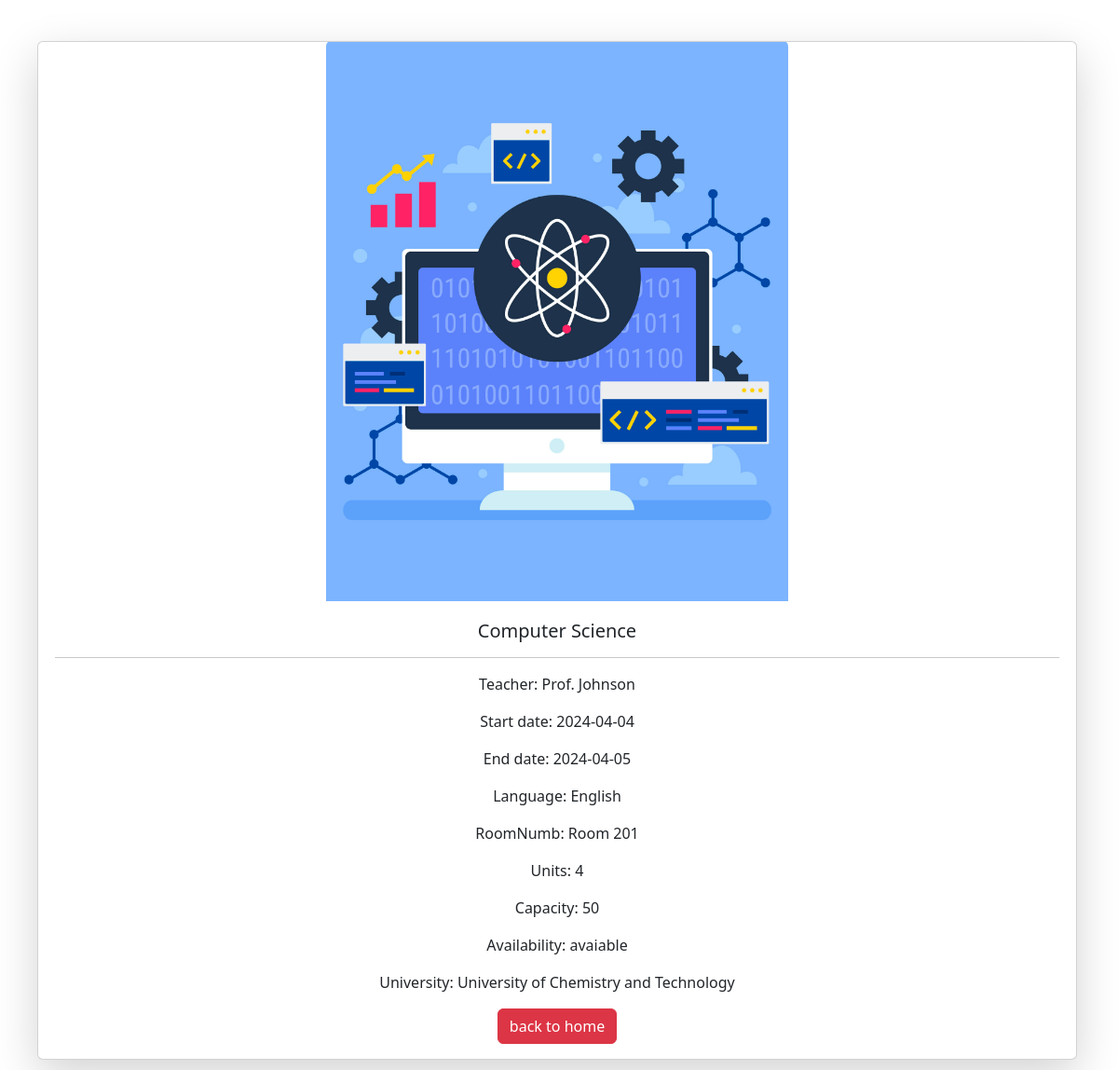
Screenshot of /details4all.php?id=2 with the database file from the repository.
### tables this page shows
CREATE TABLE `courses` (
  `id` int(11) NOT NULL,
  `subject` varchar(50) DEFAULT NULL,
  `name` varchar(50) DEFAULT NULL,
  `university` varchar(50) DEFAULT NULL,
  `roomNumb` varchar(50) DEFAULT NULL,
  `date` date DEFAULT NULL,
  `end_date` date DEFAULT NULL,
  `teacher` varchar(100) DEFAULT NULL,
  `email` varchar(100) NOT NULL,
  `picture` varchar(255) DEFAULT NULL,
  `language` varchar(50) DEFAULT NULL,
  `duration` varchar(50) DEFAULT NULL,
  `units` varchar(100) DEFAULT NULL,
  `capacity` int(11) NOT NULL,
  `availability` enum('avaiable','not avaiable') DEFAULT NULL
);

### details4all.php (the view, shortened to what this page needs)
<?php
require "db_connection.php";
if($_GET["id"]) {
    $id = $_GET["id"];
    $sql= "SELECT * FROM courses WHERE id = {$id}";
    $result = mysqli_query($connection, $sql);
    $rows = mysqli_fetch_all($result, MYSQLI_ASSOC);
    if(mysqli_num_rows($result) == 1) {
        $data = mysqli_fetch_assoc($result);}}
foreach($rows as $row) {
$layout = '<div class=" mb-5 col col-12 d-flex align-items-stretch">
<div class="row g-1 container-fluid card shadow-lg bg-card-color">
<img style="width:500px; height:600px; object-fit: cover; margin:auto" src=../Images/'.$row["picture"].' class="card-img-top" alt="...">
<div class="card-body">
  <h5 class="card-title">'.$row["subject"].'</h5>
  <hr>
  <p class="card-text">Teacher: '.$row["teacher"].'</p>
  <p class="card-text">Start date: '.$row["date"].'</p>
  <p class="card-text">End date: '.$row["end_date"].'</p>
  <p class="card-text">Language: '.$row["language"].'</p>
  <p class="card-text">RoomNumb: '.$row["roomNumb"].'</p>
  <p class="card-text">Units: '.$row["units"].'</p>
  <p class="card-text">Capacity: '.$row["capacity"].'</p>
  <p class="card-text">Availability: '.$row["availability"].'</p>
  <p class="card-text">University: '.$row["university"].'</p>
  <div class="btnAlign">
  </form>
  <a class="btn btn-danger" href="index.php">back to home</a></div>
</div>
</div>
</div>
';
}
?>
<!DOCTYPE html>
<html lang="en">
<head>
    <link href="https://cdn.jsdelivr.net/npm/bootstrap@5.3.3/dist/css/bootstrap.min.css" rel="stylesheet">
</head>
<body>
    <br><br>
    <div class="container" >
        <?= $layout ?>
    </div>
</body>
</html>

### details4all.php (style rules this page uses)
.card-text, .card-title { text-align: center; }
.btnAlign { display: flex; justify-content: space-around; }

### rows the page displays
courses: picture (picture), subject "Computer Science", teacher "Prof. Johnson", date "2024-04-04", end_date "2024-04-05", language "English", roomNumb "Room 201", units "4", capacity "50", availability "avaiable", university "University of Chemistry and Technology"
